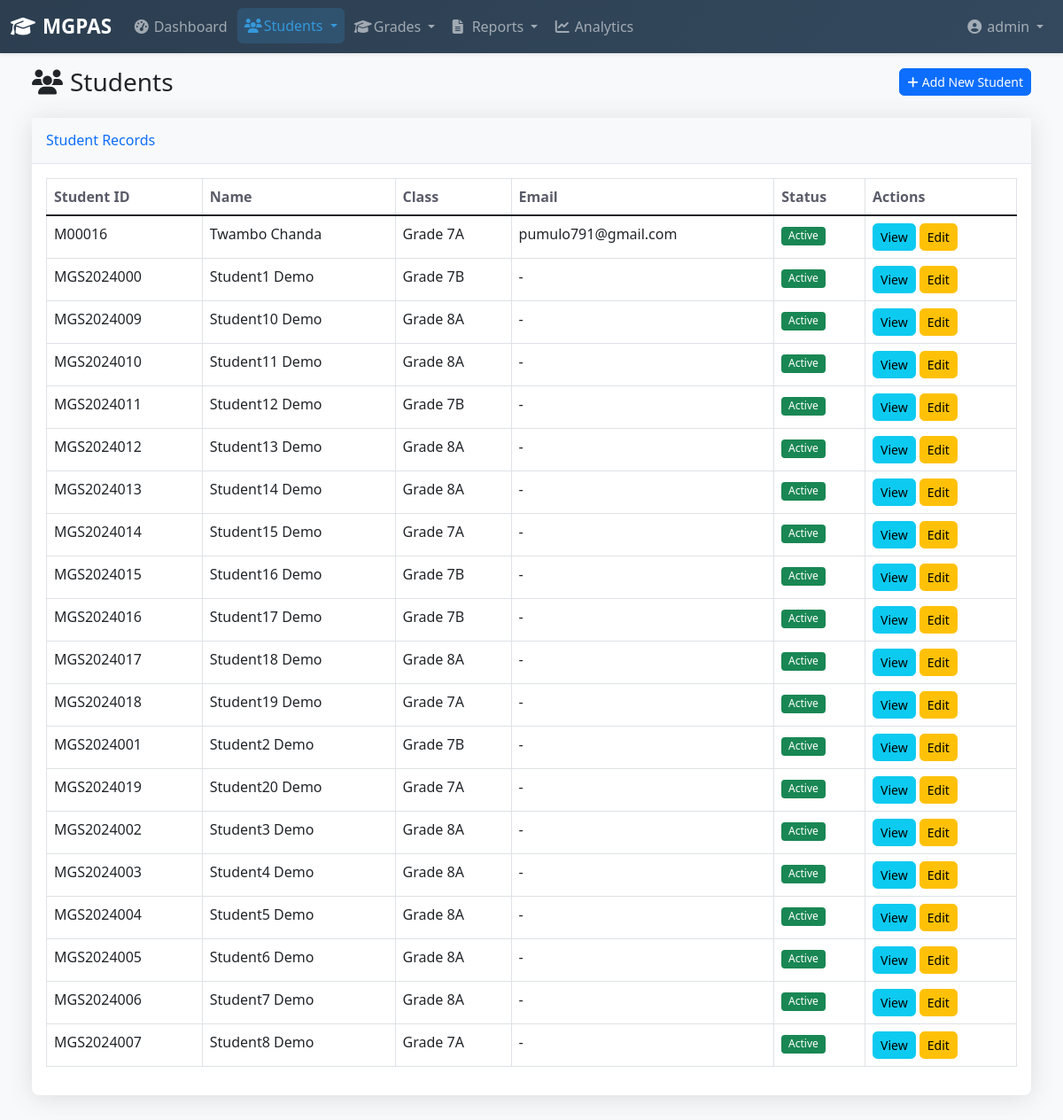
Screenshot of /grading/students/ (signed in) with the database file from the repository.
### authentication/models.py (models this page shows, shortened)
class User(AbstractUser):
    class Role(models.TextChoices):
        ADMIN = 'ADMIN', _('Administrator')
        TEACHER = 'TEACHER', _('Teacher')
        VIEWER = 'VIEWER', _('Viewer')
    role = models.CharField(
        max_length=10,
        choices=Role.choices,
        default=Role.TEACHER,
        verbose_name=_('User Role')
    )
    phone_number = models.CharField(max_length=15, blank=True, null=True)
    date_of_birth = models.DateField(blank=True, null=True)
    profile_picture = models.ImageField(upload_to='profile_pictures/', blank=True, null=True)
    bio = models.TextField(blank=True, null=True)

### grading/models.py (models this page shows, shortened)
class Student(models.Model):
    first_name = models.CharField(max_length=100)
    last_name = models.CharField(max_length=100)
    student_id = models.CharField(max_length=20, unique=True)
    date_of_birth = models.DateField()
    email = models.EmailField(blank=True)
    phone = models.CharField(max_length=15, blank=True)
    address = models.TextField(blank=True)
    current_class = models.ForeignKey(Class, on_delete=models.SET_NULL, null=True, blank=True)
    academic_year = models.ForeignKey(AcademicYear, on_delete=models.CASCADE)
    enrollment_date = models.DateField()
    is_active = models.BooleanField(default=True)
    created_at = models.DateTimeField(auto_now_add=True)
    updated_at = models.DateTimeField(auto_now=True)
    class Meta:
        ordering = ['last_name', 'first_name']

class Class(models.Model):
    name = models.CharField(max_length=50)
    academic_year = models.ForeignKey(AcademicYear, on_delete=models.CASCADE)
    teacher = models.ForeignKey(User, on_delete=models.SET_NULL, null=True, blank=True)

### grading/views.py (the view)
# urls.py: path('students/', views.StudentListView.as_view(), name='student_list'),
class StudentListView(LoginRequiredMixin, ListView):
    model = Student
    template_name = 'grading/student_list.html'
    context_object_name = 'students'
    paginate_by = 20
    def get_queryset(self):
        queryset = Student.objects.filter(is_active=True)
        search = self.request.GET.get('search')
        if search:
            queryset = queryset.filter(
                Q(first_name__icontains=search) |
                Q(last_name__icontains=search) |
                Q(student_id__icontains=search)
            )
        return queryset

### templates/grading/student_list.html (shortened to what this page needs)
{% extends 'base.html' %}
{% load static %}
{% block content %}
<div class="container-fluid">
    <div class="d-sm-flex align-items-center justify-content-between mb-4">
        <h1 class="h3 mb-0 text-gray-800"><i class="fas fa-users me-2"></i>Students</h1>
        <a href="{% url 'grading:student_add' %}" class="btn btn-primary btn-sm">
            <i class="fas fa-plus me-1"></i>Add New Student
        </a>
    </div>
    <div class="card shadow mb-4">
        <div class="card-header py-3">
            <h6 class="m-0 font-weight-bold text-primary">Student Records</h6>
        </div>
        <div class="card-body">
            {% if students %}
            <div class="table-responsive">
                <table class="table table-bordered">
                    <thead>
                        <tr>
                            <th>Student ID</th>
                            <th>Name</th>
                            <th>Class</th>
                            <th>Email</th>
                            <th>Status</th>
                            <th>Actions</th>
                        </tr>
                    </thead>
                    <tbody>
                        {% for student in students %}
                        <tr>
                            <td>{{ student.student_id }}</td>
                            <td>{{ student.first_name }} {{ student.last_name }}</td>
                            <td>{{ student.current_class.name|default:"Not assigned" }}</td>
                            <td>{{ student.email|default:"-" }}</td>
                            <td>
                                <span class="badge bg-{% if student.is_active %}success{% else %}secondary{% endif %}">
                                    {% if student.is_active %}Active{% else %}Inactive{% endif %}
                                </span>
                            </td>
                            <td>
                                <a href="{% url 'grading:student_detail' student.pk %}" class="btn btn-info btn-sm">View</a>
                                <a href="{% url 'grading:student_edit' student.pk %}" class="btn btn-warning btn-sm">Edit</a>
                            </td>
                        </tr>
                        {% endfor %}
                    </tbody>
                </table>
            </div>
            {% else %}
            <p class="text-muted">No students found.</p>
            {% endif %}
        </div>
    </div>
</div>
{% endblock %}

### templates/partials/navbar.html (shortened to what this page needs)
<nav class="navbar navbar-expand-lg navbar-dark bg-dark shadow-sm">
    <div class="container-fluid">
        <a class="navbar-brand" href="{% url 'dashboard' %}">
            <i class="fas fa-graduation-cap me-2"></i>MGPAS
        </a>
        <div class="collapse navbar-collapse" id="mainNavbar">
            <ul class="navbar-nav me-auto">
                <li class="nav-item">
                    <a class="nav-link {% if request.path == '/dashboard/' %}active{% endif %}" href="{% url 'dashboard' %}">
                        <i class="fas fa-tachometer-alt me-1"></i>Dashboard
                    </a>
                </li>
                <li class="nav-item dropdown">
                    <a class="nav-link dropdown-toggle {% if 'students' in request.path %}active{% endif %}"
                       href="#" role="button" data-bs-toggle="dropdown">
                        <i class="fas fa-users me-1"></i>Students
                    </a>
                </li>
                <li class="nav-item dropdown">
                    <a class="nav-link dropdown-toggle {% if 'grades' in request.path %}active{% endif %}"
                       href="#" role="button" data-bs-toggle="dropdown">
                        <i class="fas fa-graduation-cap me-1"></i>Grades
                    </a>
                </li>
                <li class="nav-item dropdown">
                    <a class="nav-link dropdown-toggle {% if 'reporting' in request.path %}active{% endif %}"
                       href="#" role="button" data-bs-toggle="dropdown">
                        <i class="fas fa-file-alt me-1"></i>Reports
                    </a>
                </li>
                <li class="nav-item">
                    <a class="nav-link {% if 'analytics' in request.path %}active{% endif %}"
                       href="{% url 'analytics:dashboard' %}">
                        <i class="fas fa-chart-line me-1"></i>Analytics
                    </a>
                </li>
            </ul>
            <ul class="navbar-nav ms-auto">
                <li class="nav-item dropdown">
                    <a class="nav-link dropdown-toggle" href="#" role="button" data-bs-toggle="dropdown">
                        <i class="fas fa-user-circle"></i>
                        {{ user.get_full_name|default:user.username }}
                    </a>
                </li>
            </ul>
        </div>
    </div>
</nav>

### static/css/styles.css (style rules this page uses)
body { font-family: 'Segoe UI', Tahoma, Geneva, Verdana, sans-serif; background-color: #f8f9fa; overflow-x: hidden; }
:root { --primary: #0d6efd; --secondary: #6c757d; --success: #198754; --info: #0dcaf0; --warning: #ffc107; --danger: #dc3545; --light: #f8f9fa; --dark: #212529; }
.navbar-dark { background: linear-gradient(135deg, #2c3e50 0%, #34495e 100%) !important; box-shadow: 0 2px 15px rgba(0, 0, 0, 0.1); }
.navbar-brand { font-weight: 700; font-size: 1.4rem; }
.navbar-nav .nav-link { padding: 0.5rem 1rem; border-radius: 6px; margin: 0 0.1rem; transition: all 0.3s ease; }
.navbar-nav .nav-link:hover, .navbar-nav .nav-link.active { background: rgba(255, 255, 255, 0.1); transform: translateY(-1px); }
.navbar-nav .nav-link i { width: 18px; }
.navbar-nav .nav-link.active { background: rgba(52, 152, 219, 0.2); color: #3498db !important; }
.card { border: none; border-radius: 0.5rem; box-shadow: 0 0.15rem 1.75rem 0 rgba(58, 59, 69, 0.15); transition: transform 0.2s; }
.card-header { background-color: #f8f9fa; border-bottom: 1px solid #e3e6f0; }
.table th { border-top: none; font-weight: 600; color: #5a5c69; }
.btn { border-radius: 0.35rem; }
.shadow { box-shadow: 0 0.15rem 1.75rem 0 rgba(58, 59, 69, 0.15) !important; }
.badge { font-weight: 500; }
.card, .alert, .btn { animation: fadeIn 0.5s ease-out; }
:root { --primary-gradient: linear-gradient(135deg, #0d6efd 0%, #0a58ca 100%); --success-gradient: linear-gradient(135deg, #198754 0%, #146c43 100%); --info-gradient: linear-gradient(135deg, #0dcaf0 0%, #0aa2c0 100%); --warning-gradient: linear-gradient(135deg, #ffc107 0%, #d39e00 100%); --danger-gradient: linear-gradient(135deg, #dc3545 0%, #b02a37 100%); }
.card { animation: fadeInUp 0.6s ease-out; }
.card:nth-child(2) { animation-delay: 0.2s; }

### rows the page displays
User: get_full_name "admin"
Student: student_id "M00016", first_name "Twambo", last_name "Chanda", current_class.name "Grade 7A", email "pumulo791@gmail.com", is_active "Active"
Student: student_id "MGS2024000", first_name "Student1", last_name "Demo", current_class.name "Grade 7B", email "-", is_active "Active"
Student: student_id "MGS2024009", first_name "Student10", last_name "Demo", current_class.name "Grade 8A", email "-", is_active "Active"
Student: student_id "MGS2024010", first_name "Student11", last_name "Demo", current_class.name "Grade 8A", email "-", is_active "Active"
Student: student_id "MGS2024011", first_name "Student12", last_name "Demo", current_class.name "Grade 7B", email "-", is_active "Active"
Student: student_id "MGS2024012", first_name "Student13", last_name "Demo", current_class.name "Grade 8A", email "-", is_active "Active"
Student: student_id "MGS2024013", first_name "Student14", last_name "Demo", current_class.name "Grade 8A", email "-", is_active "Active"
Student: student_id "MGS2024014", first_name "Student15", last_name "Demo", current_class.name "Grade 7A", email "-", is_active "Active"
Student: student_id "MGS2024015", first_name "Student16", last_name "Demo", current_class.name "Grade 7B", email "-", is_active "Active"
Student: student_id "MGS2024016", first_name "Student17", last_name "Demo", current_class.name "Grade 7B", email "-", is_active "Active"
Student: student_id "MGS2024017", first_name "Student18", last_name "Demo", current_class.name "Grade 8A", email "-", is_active "Active"
Student: student_id "MGS2024018", first_name "Student19", last_name "Demo", current_class.name "Grade 7A", email "-", is_active "Active"
Student: student_id "MGS2024001", first_name "Student2", last_name "Demo", current_class.name "Grade 7B", email "-", is_active "Active"
Student: student_id "MGS2024019", first_name "Student20", last_name "Demo", current_class.name "Grade 7A", email "-", is_active "Active"
Student: student_id "MGS2024002", first_name "Student3", last_name "Demo", current_class.name "Grade 8A", email "-", is_active "Active"
Student: student_id "MGS2024003", first_name "Student4", last_name "Demo", current_class.name "Grade 8A", email "-", is_active "Active"
Student: student_id "MGS2024004", first_name "Student5", last_name "Demo", current_class.name "Grade 8A", email "-", is_active "Active"
Student: student_id "MGS2024005", first_name "Student6", last_name "Demo", current_class.name "Grade 8A", email "-", is_active "Active"
Student: student_id "MGS2024006", first_name "Student7", last_name "Demo", current_class.name "Grade 8A", email "-", is_active "Active"
Student: student_id "MGS2024007", first_name "Student8", last_name "Demo", current_class.name "Grade 7A", email "-", is_active "Active"
